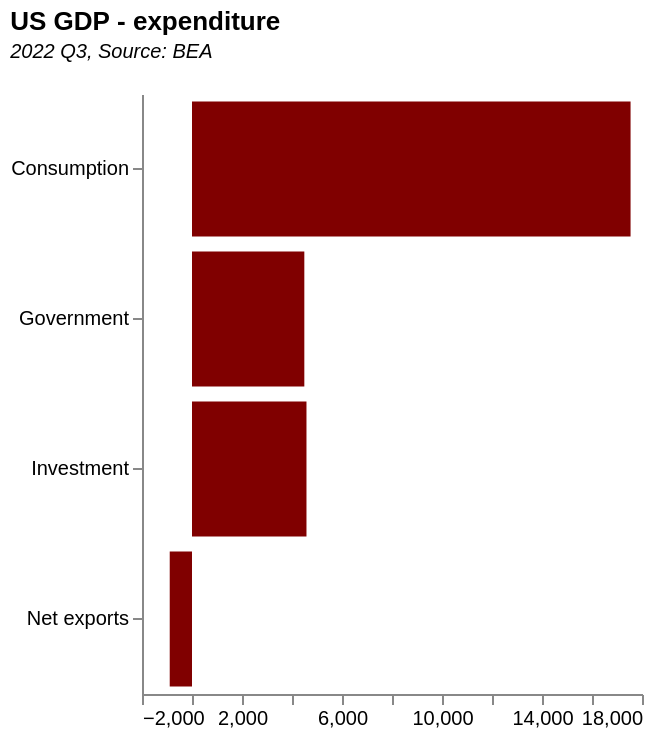

Vega-Lite specification stored for this chart:
### Vega-Lite specification from a JSON file in a GitHub repository (floating-point values rounded to 4 significant figures)
{"$schema": "https://vega.github.io/schema/vega-lite/v5.json", "description": "A simple donut chart with embedded data.", "height": 300, "width": 250, "view": {"stroke": "transparent"}, "title": {"text": "US GDP - expenditure", "subtitle": ["2022 Q3, Source: BEA", ""], "subtitleFontStyle": "italic", "subtitleFontSize": 10, "anchor": "start", "color": "black"}, "data": {"values": [{"Item": "Consumption", "Value": "17542.70", "Share": "0.68", "Source": "U.S. Bureau of Economic Analysis, \"Table 1.1.5. Gross Domestic Product\" (accessed Sunday, January 22, 2023). "}, {"Item": "Investment", "Value": "4579.10", "Share": "0.18", "Source": ""}, {"Item": "Government", "Value": "4493.00", "Share": "0.17", "Source": ""}, {"Item": "Net exports", "Value": "-890.80", "Share": "-0.03", "Source": ""}]}, "mark": {"type": "bar", "color": "rgb(128,0,0)"}, "encoding": {"x": {"field": "Value", "type": "quantitative", "axis": {"title": null, "grid": false}}, "y": {"field": "Item", "type": "nominal", "axis": {"title": null, "grid": false}}, "tooltip": [{"field": "Value", "title": "USD billions", "format": "$,"}, {"field": "Share", "title": "Share", "format": "%"}]}}
